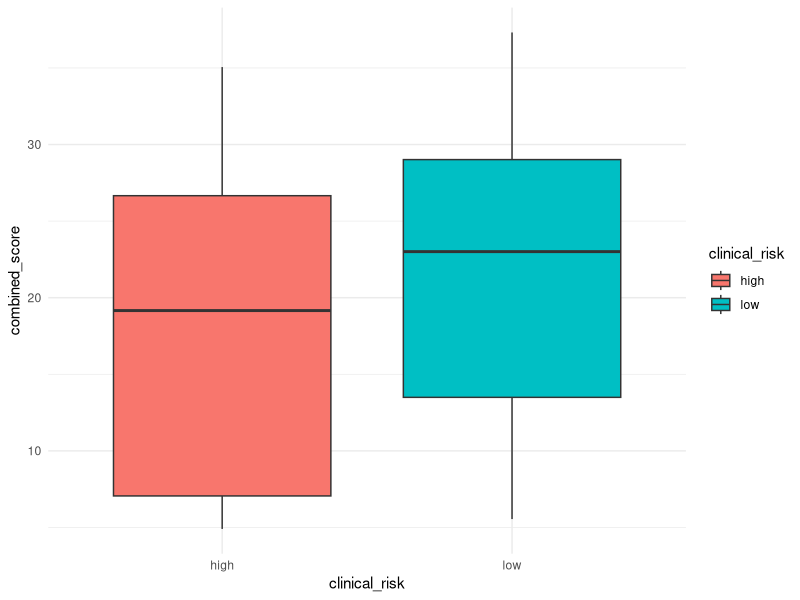

This chart was generated by the following R code:
# install.packages(c("tidyverse", "lubridate", "psych", "survival"))

library(tidyverse)
library(lubridate)
library(psych)
library(survival)

# tibble() creates modern, improved dataframe
# rnorm() generates consecutive numbers from 1 to 100
# sample() choose from numbers 1 - 5, make 100 selections, and after...
# ...picking a number, put it back to be picked again
df <- tibble(
  patient_id = 1:100,
  age = rnorm(100, mean = 65, sd = 7),
  biopsy_score = sample(1:5, 100, replace = TRUE),
  clinical_risk = sample(c("low", "intermediate", "high"),
                         100, replace = TRUE,
                         prob = c(0.3, 0.4, 0.3)) # weights for each option, where int risk is more common
)

head(df)

# %>% take output from left side, df and then feed it as first argument to function, filter()
# original df remains unchanged
df %>%
  filter(clinical_risk == "high")

# start with existing dataframe and pip it forward, creating a new column called "combined_score"
# mutate() creates derived metrics
# original df is changed as the result is saved back to the df variable
df <- df %>%
  mutate(combined_score = age * biopsy_score / 10)

head(df)

# Exercise 1: Create a new column age_group with 3 levels:
# <60, 60-70, >70
# Hint: Use mutate() + case_when()
df <- df %>%
  mutate(age_group = case_when(
    age < 60 ~ "<60",
    age >= 60 & age <= 70 ~ "60-70",
    age > 70 ~ ">70"
  ))

head(df)


# Exercise 2: Calculate the mean biopsy_score for each clinical_risk group:
# Hint: Use group_by() + summarize()
df %>%
  group_by(clinical_risk) %>%
  summarize(Avg_Biopsy_Score = mean(biopsy_score), .groups = "drop")


# Exercise 3: Rank patients from highest to lowest based on combined_score:
# Hint: Use arrange() with desc()
df %>%
  arrange(desc(combined_score))


# Scenario 1: Do patients in the high-risk group have significantly...
# higher combined_score than those in low-risk group?

# 1. Subset data to only low-risk and high-risk patients
# 2. Check normality of combined_score in each group
# 3. Decide between two-sample t-test or a Wilcoxon rank-sum test
# 4. Run the appropriate test
# 5. Interpret the results in plain language (clinical/statistical)

# 1. filter() + %in% c("low", "high")
df <- df %>%
  filter(clinical_risk %in% c("low", "high"))

head(df)
# 2. Use shapiro.test() on each clinical_risk group separately
# $combined_score at the end extracts values from the combined_score column
low_risk <- filter(df, clinical_risk == "low")$combined_score
high_risk <- filter(df, clinical_risk == "high")$combined_score

shapiro.test(low_risk) # this is normal as p > 0.05
shapiro.test(high_risk) # this is not normal as p < 0.05

# 3. If both groups are approximately normal -> t-test otherwise, Wilcoxon rank-sum test (non-parametric)
# "high_risk" group is failing normality so proceed to use non-parametric tests for the entire comparison
wilcox.test(low_risk, high_risk)


######################### DAY 2 & 3 #########################


# Advanced joins & reshaping
# Dataset: MRI scans for 80 patients
library(dplyr) # data manipulation and summaries
library(tidyr) # simplifies creation of "tidy" data

mri_df <- tibble(
  patient_id = sample(1:100, 80), # make 80 selections from 1:100
  mri_score = rnorm(80, mean = 50, sd = 10)
)

head(mri_df)


# Join MRI data to df
# want all patients from df, even if they don't have MRI data
joined_df <- left_join(df, mri_df, by = "patient_id")
  

# Reshaping for analysis/pivoting for summary table
# reshape joined_df so that mean mri_score is shown for each clinical_risk group in wide format
mean_mri <- joined_df %>%
  group_by(clinical_risk) %>%
  summarize(mean_mri_score = mean(mri_score, na.rm = TRUE)) %>%
  pivot_wider(
    names_from = clinical_risk,
    values_from = mean_mri_score
  )


# Descriptive statistics & visual checks
# for each clinical group, calculate: mean, median, standard deviation
desc_stats <- joined_df %>%
  group_by(clinical_risk) %>%
  summarize(
    mean_combined = mean(combined_score, na.rm = TRUE),
    median_combined = median(combined_score, na.rm = TRUE),
    sd_combined = sd(combined_score, na.rm = TRUE)
  )

library(ggplot2)


# create boxplot to visualize differences in combined_score by clinical_risk
# fill controls interior color of geometric objects...
# ...each level of clinical_risk gets a different fill color
ggplot(joined_df, aes(x = clinical_risk, y = combined_score, fill = clinical_risk)) + 
  geom_boxplot() + 
  theme_minimal()


######################### DAY 1 POTENTIAL PROMPT #########################


# Scenario 2: Given patient clinical risk, biopsy score, MRI score, and combined score, determine...
# whether MRI score is a significant predictor of combined score, after controlling for biopsy score.

# 1. Check for correlation: Are mri_score and combined_score correlated?
# Both tests resulted in a p-value greater than or equal to 0.05. Fail to reject NH, data is normal.
shapiro.test(joined_df$mri_score)
shapiro.test(joined_df$combined_score)

# numeric-to-numeric comparison, use pearson method if data is normal
# cor is .041, close to zero so there is almost no linear-relationship
# there is no meaningful relationship between mri_score and combined_score
# any observed correlation is likely due to random chance
cor_test <- cor.test(joined_df$mri_score, joined_df$combined_score, use = "complete.obs", method = "pearson")
cor_test


# 2. Linear regression: Fit a linear model where combined_score is the dependent variable...
# mri_score and biopsy_score are predictors
lm_model <- lm(combined_score ~ mri_score + biopsy_score, data = joined_df)
summary(lm_model)

# biopsy score is a strong predictor of combined score with a p-val < 0.05
# mri_score is not helpful
# residual standard error means that prediction are within +/- 2.72 of actual values
# multiple R-squared of 0.92 means the model fits well and captures 92% of the variability
# model is significant with p-val < 0.05